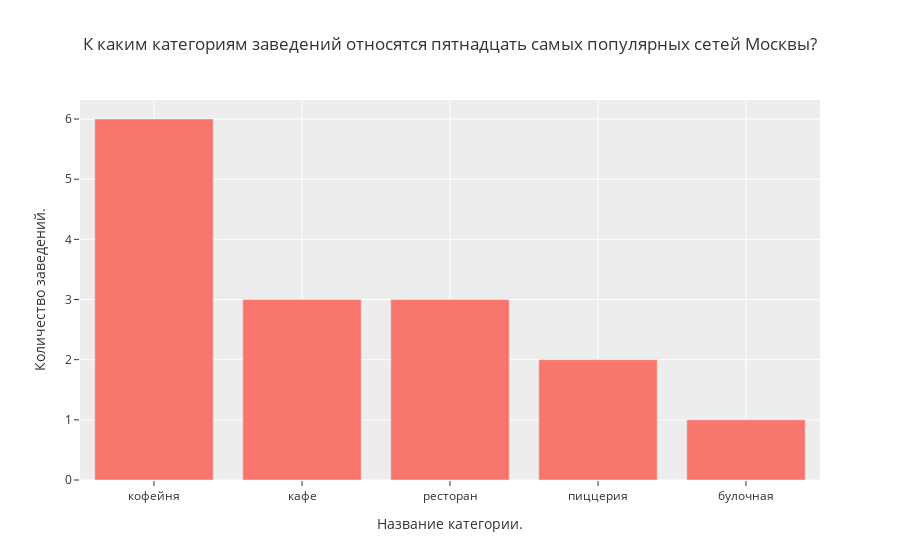

Write notebook code for a chart like this one.
### Code cell
fig = px.bar(sort_top_15_cat.reset_index(),
            x = 'category',
            y = 'address',
            title = 'К каким категориям заведений относятся пятнадцать самых популярных сетей Москвы?',
            template = 'ggplot2',
            # color='category'
            )

fig.update_layout(xaxis_title = 'Название категории.',
                 yaxis_title = 'Количество заведений.')
fig.update_traces(hovertemplate ='Название заведения : %{x} <br>Количество: %{y}')

fig.show()

### Figure 1 — Plotly figure (JSON) as saved in the notebook; plotly's stock layout.template omitted (floating-point values rounded to 4 significant figures)
{"data": [{"alignmentgroup": "True", "hovertemplate": "Название заведения : %{x} <br>Количество: %{y}", "legendgroup": "", "marker": {"color": "#F8766D", "pattern": {"shape": ""}}, "name": "", "offsetgroup": "", "orientation": "v", "showlegend": false, "textposition": "auto", "type": "bar", "x": ["кофейня", "кафе", "ресторан", "пиццерия", "булочная"], "xaxis": "x", "y": [6, 3, 3, 2, 1], "yaxis": "y"}], "layout": {"autosize": true, "barmode": "relative", "legend": {"tracegroupgap": 0}, "title": {"text": "К каким категориям заведений относятся пятнадцать самых популярных сетей Москвы?"}, "xaxis": {"anchor": "y", "autorange": true, "domain": [0, 1], "range": [-0.5, 4.5], "title": {"text": "Название категории."}, "type": "category"}, "yaxis": {"anchor": "x", "autorange": true, "domain": [0, 1], "range": [0, 6.316], "title": {"text": "Количество заведений."}, "type": "linear"}}}
